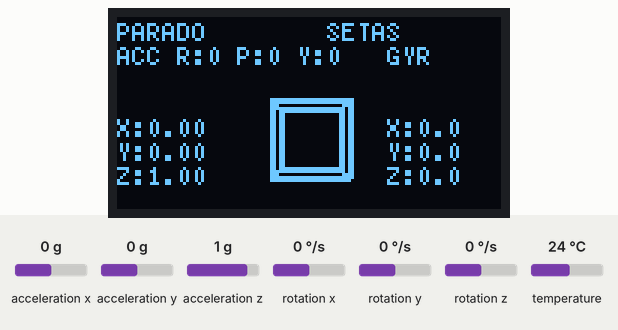
Recording of a sketch running on a simulated ESP32. Parts: 128×64 one-colour display. Inputs (shaded band) come from the test bench; at power-on: rotation x 0 °/s, rotation z 0 °/s, acceleration x 0 g, acceleration y 0 g, acceleration z 1 g, rotation y 0 °/s, temperature 24 °C.

Above: at 4.8 s.
4.9 s: rotation x set to -192 °/s
At 5.12 s:
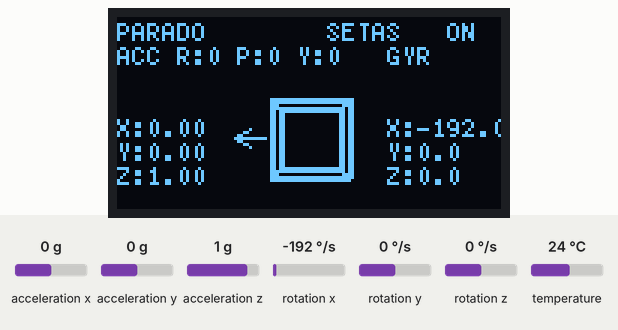
7.3 s: rotation z set to -192 °/s
At 7.52 s:
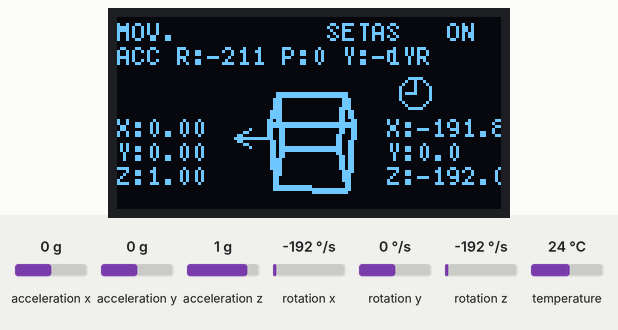
9.7 s: acceleration x set to -1.4 g
At 9.92 s:
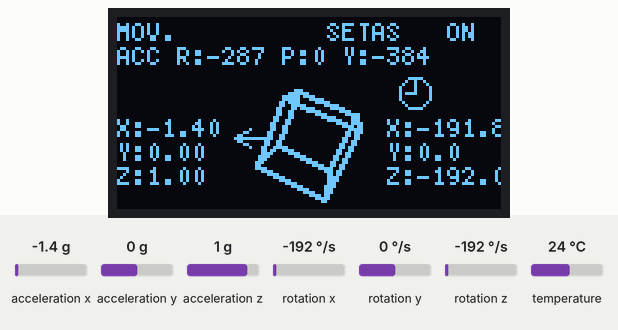
11.2 s: acceleration y set to -1.4 g
At 11.42 s:
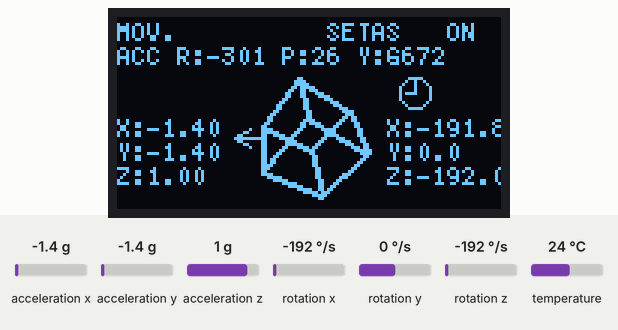
12.7 s: acceleration z set to -1.4 g
At 12.92 s:
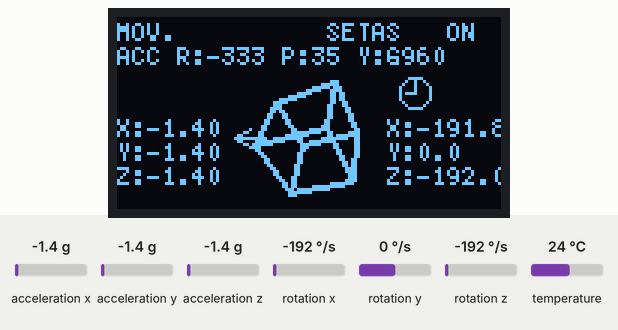
14.2 s: rotation y set to -192 °/s
At 14.42 s:
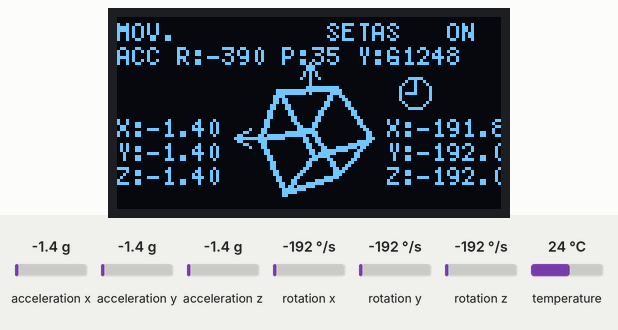
Timing chart, 0 to 16.7 s (numbered marks = the images above; inputs shaded):
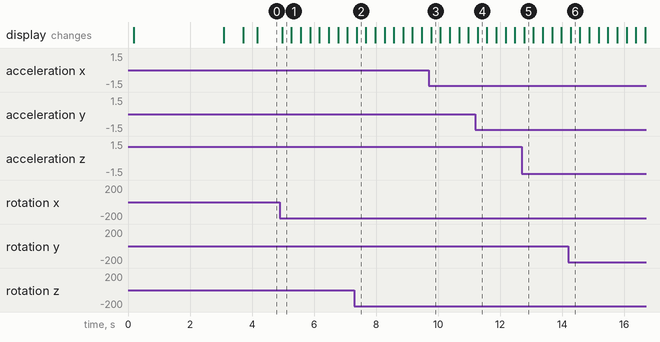

Measured:
- after the input at 4.9 s, the display: changes after 0.07 s (image 1)
- after the input at 7.3 s, the display: changes after 0.07 s (image 2)

The sketch:

Giro_3D.ino
```cpp
#include <Wire.h>
#include <Adafruit_MPU6050.h>
#include <Adafruit_Sensor.h>
#include <U8g2lib.h>
#include <math.h>

// I2C ESP32
#define I2C_SDA 21
#define I2C_SCL 22

// OLED 128x64 I2C
U8G2_SSD1306_128X64_NONAME_F_HW_I2C u8g2(
  U8G2_R0, U8X8_PIN_NONE, I2C_SCL, I2C_SDA
);

Adafruit_MPU6050 mpu;

// ---------- Parâmetros de desenho ----------
const float HALF_SIDE = 10.0f;   // meia aresta do cubo (maior = menos "denteado")
const float FOCAL     = 80.0f;   // distância focal (reduzida para perspectiva melhor)
const float Z_OFFSET  = 70.0f;   // afasta o cubo (reduzido para parecer mais próximo)
const int   CX = 64;             // centro X
const int   CY = 40;             // centro Y (ajustado para parecer apoiado)

// ---------- Filtro/estado ----------
float roll  = 0.0f, pitch = 0.0f, yaw = 0.0f;   // rad
float roll_vis = 0.0f, pitch_vis = 0.0f, yaw_vis = 0.0f; // ângulos suavizados p/ desenho
const float ALPHA = 0.97f;       // peso do gyro no complementar (aumentado para mais estabilidade)
const float SMOOTH = 0.90f;      // suavização de exibição (aumentada para menos tremor)

uint32_t lastMicros = 0;
const uint32_t UPDATE_MS = 50;   // ~20 FPS (mais lento = menos tremor)
uint32_t lastUpdate = 0;

// ---------- Calibração de bias (gyro) ----------
float gx_bias = 0.0f, gy_bias = 0.0f, gz_bias = 0.0f;

// ---------- Detecção de repouso ----------
bool   stationary = false;
int    still_frames = 0, move_frames = 0;
const  int   STILL_FRAMES_TRG = 10;   // ~ 10*50ms = 500ms parado ativa "freeze"
const  int   MOVE_FRAMES_TRG  = 2;    // ~ 100ms em movimento sai do "freeze"
const  float G = 9.80665f;
const  float GYRO_THRESH_DEG = 1.2f;  // deg/s (mais sensível)
const  float ACC_NORM_THRESH = 0.08f; // tolerância de 0.08g ao redor de 1g (mais sensível)

// ---------- Persistência das setas ----------
bool arrow_x_active = false, arrow_y_active = false, arrow_z_active = false;
int arrow_x_timer = 0, arrow_y_timer = 0, arrow_z_timer = 0;
const int ARROW_PERSISTENCE = 20; // frames que a seta fica visível (20*50ms = 1000ms)

// ---------- Cubo ----------
struct Vec3 { float x, y, z; };
const Vec3 CUBE[8] = {
  {-HALF_SIDE, -HALF_SIDE, -HALF_SIDE},
  { HALF_SIDE, -HALF_SIDE, -HALF_SIDE},
  { HALF_SIDE,  HALF_SIDE, -HALF_SIDE},
  {-HALF_SIDE,  HALF_SIDE, -HALF_SIDE},
  {-HALF_SIDE, -HALF_SIDE,  HALF_SIDE},
  { HALF_SIDE, -HALF_SIDE,  HALF_SIDE},
  { HALF_SIDE,  HALF_SIDE,  HALF_SIDE},
  {-HALF_SIDE,  HALF_SIDE,  HALF_SIDE}
};
const uint8_t EDGES[12][2] = {
  {0,1},{1,2},{2,3},{3,0},
  {4,5},{5,6},{6,7},{7,4},
  {0,4},{1,5},{2,6},{3,7}
};

static inline Vec3 rotateXYZ(const Vec3& v, float rX, float rY, float rZ) {
  // Euler Z-Y-X
  float cr = cosf(rX), sr = sinf(rX);
  float cp = cosf(rY), sp = sinf(rY);
  float cy = cosf(rZ), sy = sinf(rZ);

  // Rx
  float x1 = v.x;
  float y1 = cr*v.y - sr*v.z;
  float z1 = sr*v.y + cr*v.z;
  // Ry
  float x2 =  cp*x1 + sp*z1;
  float y2 =  y1;
  float z2 = -sp*x1 + cp*z1;
  // Rz
  Vec3 out;
  out.x = cy*x2 - sy*y2;
  out.y = sy*x2 + cy*y2;
  out.z = z2;
  return out;
}

static inline void projectTo2D(const Vec3& v3, int& x2d, int& y2d) {
  float z = v3.z + Z_OFFSET;
  if (z < 1.0f) z = 1.0f;
  float px = (v3.x * FOCAL) / z;
  float py = (v3.y * FOCAL) / z;
  x2d = CX + (int)lroundf(px);
  y2d = CY - (int)lroundf(py);
}

// Linhas mais “grossas”: escolhe direção do espessamento conforme a inclinação
void drawThickLine(int x0,int y0,int x1,int y1) {
  u8g2.drawLine(x0,y0,x1,y1);
  int dx = abs(x1-x0), dy = abs(y1-y0);
  if (dx >= dy) {
    u8g2.drawLine(x0, y0+1, x1, y1+1);
    // opcional: deixe a próxima linha comentada se achar grosso demais
    // u8g2.drawLine(x0, y0-1, x1, y1-1);
  } else {
    u8g2.drawLine(x0+1, y0, x1+1, y1);
    // u8g2.drawLine(x0-1, y0, x1-1, y1);
  }
}

void drawCube(float rX, float rY, float rZ) {
  int X[8], Y[8];
  for (int i = 0; i < 8; i++) {
    Vec3 vr = rotateXYZ(CUBE[i], rX, rY, rZ);
    projectTo2D(vr, X[i], Y[i]);
  }
  for (int e = 0; e < 12; e++) {
    uint8_t a = EDGES[e][0], b = EDGES[e][1];
    drawThickLine(X[a], Y[a], X[b], Y[b]);
  }
}

// Função para desenhar setas de direção com persistência
void drawDirectionArrows(float gx, float gy, float gz) {
  const float ARROW_THRESHOLD = 3.0f; // deg/s - limiar aumentado para mais estabilidade
  const float RAD2DEG = 57.2957795f;

  // Converte para graus/s
  float gx_deg = gx * RAD2DEG;
  float gy_deg = gy * RAD2DEG;
  float gz_deg = gz * RAD2DEG;

  // Atualiza estado das setas X
  if (fabsf(gx_deg) > ARROW_THRESHOLD) {
    arrow_x_active = true;
    arrow_x_timer = ARROW_PERSISTENCE;
  } else {
    if (arrow_x_timer > 0) arrow_x_timer--;
    if (arrow_x_timer == 0) arrow_x_active = false;
  }

  // Atualiza estado das setas Y
  if (fabsf(gy_deg) > ARROW_THRESHOLD) {
    arrow_y_active = true;
    arrow_y_timer = ARROW_PERSISTENCE;
  } else {
    if (arrow_y_timer > 0) arrow_y_timer--;
    if (arrow_y_timer == 0) arrow_y_active = false;
  }

  // Atualiza estado das setas Z
  if (fabsf(gz_deg) > ARROW_THRESHOLD) {
    arrow_z_active = true;
    arrow_z_timer = ARROW_PERSISTENCE;
  } else {
    if (arrow_z_timer > 0) arrow_z_timer--;
    if (arrow_z_timer == 0) arrow_z_active = false;
  }

  // Posições das setas (ao redor do cubo)
  int arrow_x = 64; // centro X
  int arrow_y = 40; // centro Y

  // Seta X (Roll) - esquerda/direita
  if (arrow_x_active) {
    if (gx_deg > 0) {
      // Seta para direita
      u8g2.drawLine(arrow_x+15, arrow_y, arrow_x+25, arrow_y);
      u8g2.drawLine(arrow_x+20, arrow_y-3, arrow_x+25, arrow_y);
      u8g2.drawLine(arrow_x+20, arrow_y+3, arrow_x+25, arrow_y);
    } else {
      // Seta para esquerda
      u8g2.drawLine(arrow_x-15, arrow_y, arrow_x-25, arrow_y);
      u8g2.drawLine(arrow_x-20, arrow_y-3, arrow_x-25, arrow_y);
      u8g2.drawLine(arrow_x-20, arrow_y+3, arrow_x-25, arrow_y);
    }
  }

  // Seta Y (Pitch) - cima/baixo
  if (arrow_y_active) {
    if (gy_deg > 0) {
      // Seta para baixo
      u8g2.drawLine(arrow_x, arrow_y+15, arrow_x, arrow_y+25);
      u8g2.drawLine(arrow_x-3, arrow_y+20, arrow_x, arrow_y+25);
      u8g2.drawLine(arrow_x+3, arrow_y+20, arrow_x, arrow_y+25);
    } else {
      // Seta para cima
      u8g2.drawLine(arrow_x, arrow_y-15, arrow_x, arrow_y-25);
      u8g2.drawLine(arrow_x-3, arrow_y-20, arrow_x, arrow_y-25);
      u8g2.drawLine(arrow_x+3, arrow_y-20, arrow_x, arrow_y-25);
    }
  }

  // Seta Z (Yaw) - rotação (círculo pequeno)
  if (arrow_z_active) {
    // Desenha um pequeno círculo com seta
    u8g2.drawCircle(arrow_x+35, arrow_y-15, 5);
    if (gz_deg > 0) {
      // Seta horária
      u8g2.drawLine(arrow_x+35, arrow_y-20, arrow_x+35, arrow_y-15);
      u8g2.drawLine(arrow_x+35, arrow_y-15, arrow_x+38, arrow_y-15);
    } else {
      // Seta anti-horária
      u8g2.drawLine(arrow_x+35, arrow_y-20, arrow_x+35, arrow_y-15);
      u8g2.drawLine(arrow_x+35, arrow_y-15, arrow_x+32, arrow_y-15);
    }
  }
}

// Calibra bias do giroscópio (sensor em repouso!)
void calibrateGyroBias(uint16_t ms = 2000) {
  const uint16_t dt_ms = 5;
  uint32_t reps = ms / dt_ms;
  double sx=0, sy=0, sz=0;
  sensors_event_t a, g, t;

  for (uint32_t i=0;i<reps;i++) {
    mpu.getEvent(&a,&g,&t);
    sx += g.gyro.x;
    sy += g.gyro.y;
    sz += g.gyro.z;
    delay(dt_ms);
  }
  gx_bias = (float)(sx / reps);
  gy_bias = (float)(sy / reps);
  gz_bias = (float)(sz / reps);
}

void setup() {
  Serial.begin(115200);
  Wire.begin(I2C_SDA, I2C_SCL);
  u8g2.begin();

  u8g2.clearBuffer();
  u8g2.setFont(u8g2_font_6x10_tf);
  u8g2.drawStr(0, 12, "Inicializando MPU6050...");
  u8g2.sendBuffer();

  if (!mpu.begin(0x68, &Wire)) {
    u8g2.clearBuffer();
    u8g2.drawStr(0, 12, "ERRO: MPU6050 (0x68)");
    u8g2.drawStr(0, 28, "Cheque conexoes.");
    u8g2.sendBuffer();
    while (true) { delay(1000); }
  }

  mpu.setAccelerometerRange(MPU6050_RANGE_8_G);
  mpu.setGyroRange(MPU6050_RANGE_250_DEG);  // Mais sensível que 500_DEG
  mpu.setFilterBandwidth(MPU6050_BAND_44_HZ); // Filtro mais rápido
  delay(100);

  // Calibrar gyro (fique parado!)
  u8g2.clearBuffer();
  u8g2.drawStr(0, 12, "Calibrando gyro (2s)...");
  u8g2.sendBuffer();
  calibrateGyroBias(2000);

  // Estado inicial pelos eixos da gravidade
  sensors_event_t a, g, t;
  mpu.getEvent(&a,&g,&t);
  roll  = atan2f(a.acceleration.y, a.acceleration.z);
  pitch = atan2f(-a.acceleration.x, sqrtf(a.acceleration.y*a.acceleration.y + a.acceleration.z*a.acceleration.z));
  yaw   = 0.0f;

  roll_vis = roll; pitch_vis = pitch; yaw_vis = yaw;

  lastMicros = micros();

  u8g2.clearBuffer();
  u8g2.drawStr(0, 12, "Pronto. Movimente o sensor.");
  u8g2.sendBuffer();
  delay(600);
}

void loop() {
  uint32_t now = millis();
  if (now - lastUpdate < UPDATE_MS) return;
  lastUpdate = now;

  // dt para integrar gyro
  uint32_t mu = micros();
  float dt = (mu - lastMicros) / 1e6f;
  lastMicros = mu;
  if (dt <= 0.0f || dt > 0.5f) dt = UPDATE_MS / 1000.0f;

  sensors_event_t a, g, t;
  mpu.getEvent(&a,&g,&t);

  // Tira bias do gyro
  float gx = g.gyro.x - gx_bias; // rad/s
  float gy = g.gyro.y - gy_bias; // rad/s
  float gz = g.gyro.z - gz_bias; // rad/s

  // Normas para detecção de repouso
  float acc_norm = sqrtf(a.acceleration.x*a.acceleration.x +
                         a.acceleration.y*a.acceleration.y +
                         a.acceleration.z*a.acceleration.z);

  const float RAD2DEG = 57.2957795f;
  float gyro_abs_deg = fmaxf(fmaxf(fabsf(gx), fabsf(gy)), fabsf(gz)) * RAD2DEG;
  bool gyroQuiet  = (gyro_abs_deg < GYRO_THRESH_DEG);
  bool accelQuiet = (fabsf(acc_norm - G) < (ACC_NORM_THRESH * G));
  bool quiet      = gyroQuiet && accelQuiet;

  if (quiet) { still_frames++; move_frames = 0; }
  else       { move_frames++;  still_frames = 0; }

  if (!stationary && still_frames >= STILL_FRAMES_TRG) stationary = true;
  if ( stationary && move_frames  >= MOVE_FRAMES_TRG ) stationary = false;

  // Filtro complementar apenas quando em movimento
  if (!stationary) {
    float roll_acc  = atan2f(a.acceleration.y, a.acceleration.z);
    float pitch_acc = atan2f(-a.acceleration.x, sqrtf(a.acceleration.y*a.acceleration.y + a.acceleration.z*a.acceleration.z));

    roll  = ALPHA * (roll  + gx * dt) + (1.0f - ALPHA) * roll_acc;
    pitch = ALPHA * (pitch + gy * dt) + (1.0f - ALPHA) * pitch_acc;
    yaw  += gz * dt; // sem magnetometro -> pode derivar durante movimento
  } else {
    // Em repouso: congele orientação exibida e zera yaw gradualmente
    // (opcional) ajuste fino do bias enquanto parado:
    gx_bias = 0.999f*gx_bias + 0.001f*(g.gyro.x); // adapta muito devagar
    gy_bias = 0.999f*gy_bias + 0.001f*(g.gyro.y);
    gz_bias = 0.999f*gz_bias + 0.001f*(g.gyro.z);

    // Zera o yaw gradualmente quando em repouso
    yaw *= 0.95f; // Decai para zero
  }

  // Suavização para exibição (tira tremor residual)
  if (stationary) {
    // Suavização extra quando parado para eliminar tremor
    roll_vis  = 0.98f*roll_vis  + 0.02f*roll;
    pitch_vis = 0.98f*pitch_vis + 0.02f*pitch;
    yaw_vis   = 0.98f*yaw_vis   + 0.02f*yaw;
  } else {
    // Suavização normal quando em movimento
    roll_vis  = SMOOTH*roll_vis  + (1.0f - SMOOTH)*roll;
    pitch_vis = SMOOTH*pitch_vis + (1.0f - SMOOTH)*pitch;
    yaw_vis   = SMOOTH*yaw_vis   + (1.0f - SMOOTH)*yaw;
  }

  // Desenho
  u8g2.clearBuffer();
  drawCube(roll_vis, pitch_vis, yaw_vis);
  drawDirectionArrows(gx, gy, gz); // Desenha setas de direção

  // HUD reorganizado - valores nas laterais do cubo
  u8g2.setFont(u8g2_font_5x7_tf);

  // Status no topo
  u8g2.setCursor(0, 8);
  u8g2.print(stationary ? "PARADO" : "MOV.");

  // Explicação das setas
  u8g2.setCursor(70, 8);
  u8g2.print("SETAS");

  // Indicador de setas ativas
  if (arrow_x_active || arrow_y_active || arrow_z_active) {
    u8g2.setCursor(110, 8);
    u8g2.print("ON");
  }

  // Labels para identificar os valores
  u8g2.setCursor(0, 16);
  u8g2.print("ACC");
  u8g2.setCursor(90, 16);
  u8g2.print("GYR");

  // Ângulos na parte inferior
  u8g2.setCursor(20, 16);
  u8g2.print("R:");
  u8g2.print(roll_vis*RAD2DEG,0);
  u8g2.print(" P:");
  u8g2.print(pitch_vis*RAD2DEG,0);
  u8g2.print(" Y:");
  u8g2.print(yaw_vis*RAD2DEG,0);
  // Valores X, Y, Z nas laterais do cubo
  // Lado esquerdo - Acelerômetro
  u8g2.setCursor(0, 40);
  u8g2.print("X:");
  u8g2.print(a.acceleration.x/G, 2);
  u8g2.setCursor(0, 48);
  u8g2.print("Y:");
  u8g2.print(a.acceleration.y/G, 2);
  u8g2.setCursor(0, 56);
  u8g2.print("Z:");
  u8g2.print(a.acceleration.z/G, 2);

  // Lado direito - Giroscópio
  u8g2.setCursor(90, 40);
  u8g2.print("X:");
  u8g2.print(gx*RAD2DEG, 1);
  u8g2.setCursor(90, 48);
  u8g2.print("Y:");
  u8g2.print(gy*RAD2DEG, 1);
  u8g2.setCursor(90, 56);
  u8g2.print("Z:");
  u8g2.print(gz*RAD2DEG, 1);


  u8g2.sendBuffer();
}
```
